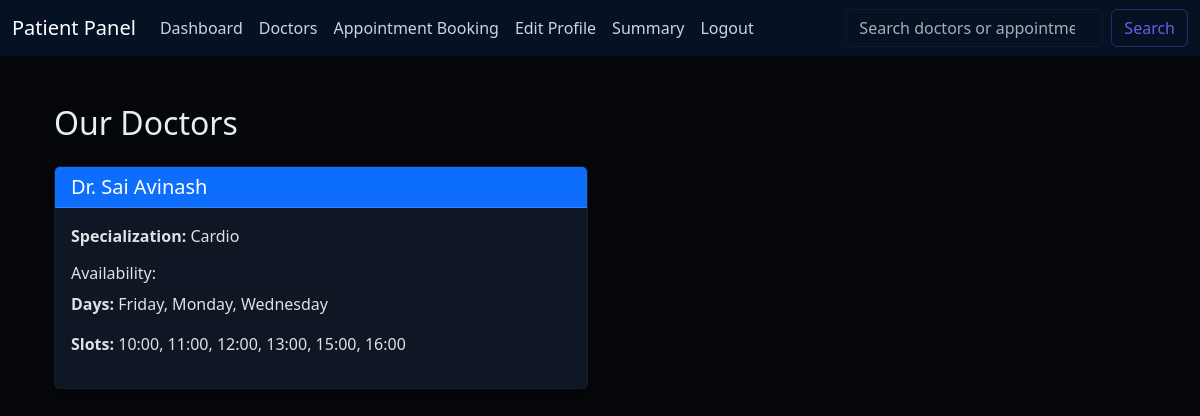
Screenshot of /patient/doctors (signed in) with the database file from the repository.
### models.py (models this page shows, shortened)
class Doctor(db.Model):
    id = db.Column(db.Integer, primary_key=True)
    user_id = db.Column(db.Integer, db.ForeignKey('user.id'), nullable=False, unique=True)
    specialization = db.Column(db.String(50), nullable=False)
    availability = db.relationship('DoctorAvailability', backref='doctor', lazy='dynamic', cascade="all, delete-orphan")
    appointments = db.relationship('Appointment', backref='doctor', lazy=True)

class User(UserMixin, db.Model):
    id = db.Column(db.Integer, primary_key=True)
    username = db.Column(db.String(50), unique=True, nullable=False)
    name = db.Column(db.String(50), nullable=False)
    email = db.Column(db.String(50), unique=True, nullable=False)
    password = db.Column(db.String(200), nullable=False)  # hashed passwords are long
    role = db.Column(db.String(20), nullable=False)  # Admin / Doctor / Patient
    doctor_profile = db.relationship('Doctor', backref='user', uselist=False)
    patient_profile = db.relationship('Patient', backref='user', uselist=False)

### routes/patients.py (the view)
@patient_bp.route('/doctors')
@login_required
def list_doctors():
    doctors = Doctor.query.join(User).all()
    availability_by_doctor = {}
    for doctor in doctors:
        availability = DoctorAvailability.query.filter_by(doctor_id=doctor.id).all()
        availability_by_doctor[doctor.id] = {
            'days': sorted(list(set([avail.day.value for avail in availability]))),
            'slots': sorted(list(set([avail.start_time.strftime('%H:%M') for avail in availability])))
        }
    return render_template('patient/list_doctors.html', doctors=doctors, availability_by_doctor=availability_by_doctor)

### app.py (called while the page is built)
@login_manager.user_loader
def load_user(user_id):
    return User.query.get(int(user_id))

### templates/patient/list_doctors.html (shortened to what this page needs)
{% extends "patient/patient_base.html" %}
{% block content %}
<div class="container mt-5 mb-5">
    <h2 class="mb-4">Our Doctors</h2>
    <div class="row">
        {% for doctor in doctors %}
        <div class="col-md-6 mb-4">
            <div class="card shadow-sm">
                <div class="card-header bg-primary text-white">
                    <h5 class="mb-0">Dr. {{ doctor.user.name }}</h5>
                </div>
                <div class="card-body">
                    <p><strong>Specialization:</strong> {{ doctor.specialization }}</p>
                    {% if availability_by_doctor[doctor.id] %}
                        <h6>Availability:</h6>
                        <p><strong>Days:</strong> {{ ", ".join(availability_by_doctor[doctor.id]['days']) }}</p>
                        <p><strong>Slots:</strong> {{ ", ".join(availability_by_doctor[doctor.id]['slots']) }}</p>
                    {% else %}
                        <p class="text-muted">Availability not set for this doctor.</p>
                    {% endif %}
                </div>
            </div>
        </div>
        {% endfor %}
    </div>
</div>
{% endblock %}

### static/css/theme.css (style rules this page uses)
:root { --accent: #6c5ce7; --muted: #6b7280; --card-bg: #0f1724; --surface: #0b1220; }
body[data-bs-theme="dark"], body { background-color: #05060a; color: #e6eef8; }
.card { background-color: var(--card-bg); border: 1px solid rgba(255,255,255,0.03); }

### rows the page displays
Doctor: user.name "Sai Avinash", specialization "Cardio", id "Friday, Monday, Wednesday", id "10:00, 11:00, 12:00, 13:00, 15:00, 16:00"
